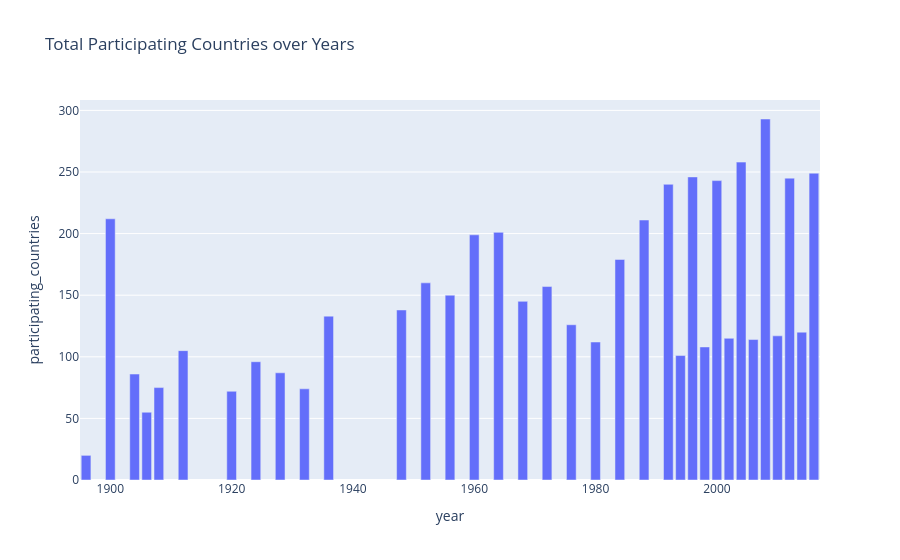

Notebook source saved alongside this figure:
### Code cell
fig = px.bar(
    df_a5_2, 
    x='year', 
    y='participating_countries', 
    title='Total Participating Countries over Years')
fig.show()

### Figure 1 — Plotly figure (JSON) as saved in the notebook; plotly's stock layout.template omitted (floating-point values rounded to 4 significant figures)
{"data": [{"hovertemplate": "year=%{x}<br>participating_countries=%{y}<extra></extra>", "legendgroup": "", "marker": {"color": "#636efa", "pattern": {"shape": ""}}, "name": "", "orientation": "v", "showlegend": false, "textposition": "auto", "type": "bar", "x": [1896, 1900, 1904, 1906, 1908, 1912, 1920, 1924, 1928, 1932, 1936, 1948, 1952, 1956, 1960, 1964, 1968, 1972, 1976, 1980, 1984, 1988, 1992, 1994, 1996, 1998, 2000, 2002, 2004, 2006, 2008, 2010, 2012, 2014, 2016], "xaxis": "x", "y": [20, 212, 86, 55, 75, 105, 72, 96, 87, 74, 133, 138, 160, 150, 199, 201, 145, 157, 126, 112, 179, 211, 240, 101, 246, 108, 243, 115, 258, 114, 293, 117, 245, 120, 249], "yaxis": "y"}], "layout": {"barmode": "relative", "legend": {"tracegroupgap": 0}, "title": {"text": "Total Participating Countries over Years"}, "xaxis": {"anchor": "y", "domain": [0, 1], "title": {"text": "year"}}, "yaxis": {"anchor": "x", "domain": [0, 1], "title": {"text": "participating_countries"}}}}
